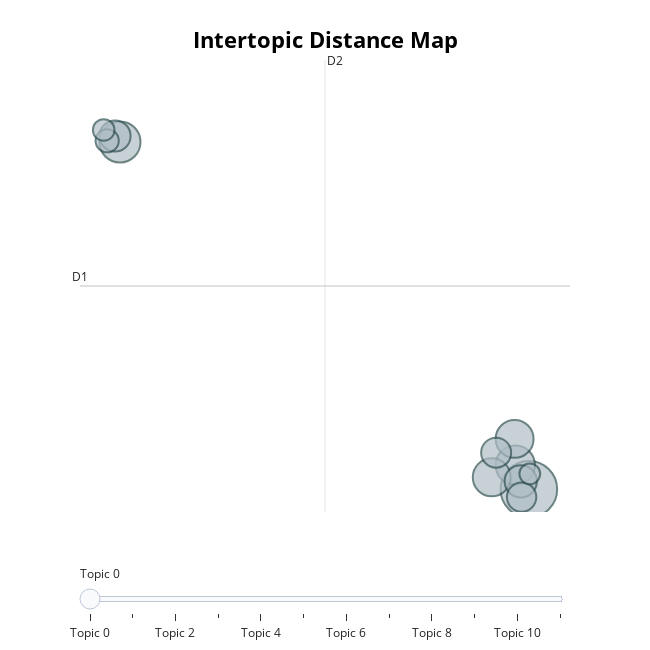

Write notebook code for a chart like this one.
### Code cell
topic_model.visualize_topics()

### Figure 1 — Plotly figure (JSON) as saved in the notebook; plotly's stock layout.template omitted (floating-point values rounded to 4 significant figures)
{"data": [{"customdata": [[0, "body | different | feeling | sense | outside", 89], [1, "relax | sleep | calm | asleep | fall", 47], [2, "touch | body | delay | body touch | hand", 43], [3, "body | body body | light | heavy | body body body", 40], [4, "color | pixel | different | difference | image", 40], [5, "forest | tree | setting | rock | stone", 29], [6, "focus | try | eye | distract | meditate", 27], [7, "nice | fine | good | fine nice | fun", 25], [8, "want | guy | follow | need | answer want want", 24], [9, "eye | close | open | eye close | eye open", 15], [10, "avatar | blink | sync | link | notice", 13], [11, "strange | strange strange | weird | funny | accept strange strange", 12]], "hovertemplate": "<b>Topic %{customdata[0]}</b><br>%{customdata[1]}<br>Size: %{customdata[2]}", "legendgroup": "", "marker": {"color": "#B0BEC5", "line": {"color": "DarkSlateGrey", "width": 2}, "size": [89, 47, 43, 40, 40, 29, 27, 25, 24, 15, 13, 12], "sizemode": "area", "sizeref": 0.05563, "symbol": "circle"}, "mode": "markers", "name": "", "orientation": "v", "showlegend": false, "type": "scatter", "x": [18.67, -9.911, 17.72, 17.67, 16.07, 18.1, -10.26, 16.38, 18.16, -10.8, -11.05, 18.73], "xaxis": "x", "y": [3.935, 16.69, 4.816, 5.782, 4.373, 4.225, 16.91, 5.276, 3.644, 16.73, 17.13, 4.499], "yaxis": "y"}], "layout": {"annotations": [{"showarrow": false, "text": "D1", "x": -12.7, "y": 11.4, "yshift": 10}, {"showarrow": false, "text": "D2", "x": 4.42, "xshift": 10, "y": 19.7}], "height": 650, "hoverlabel": {"bgcolor": "white", "font": {"family": "Rockwell", "size": 16}}, "legend": {"itemsizing": "constant", "tracegroupgap": 0}, "margin": {"t": 60}, "shapes": [{"line": {"color": "#CFD8DC", "width": 2}, "type": "line", "x0": 4.42, "x1": 4.42, "y0": 3.097, "y1": 19.7}, {"line": {"color": "#9E9E9E", "width": 2}, "type": "line", "x0": -12.7, "x1": 21.54, "y0": 11.4, "y1": 11.4}], "sliders": [{"active": 0, "pad": {"t": 50}, "steps": [{"args": [{"marker.color": [["red", "#B0BEC5", "#B0BEC5", "#B0BEC5", "#B0BEC5", "#B0BEC5", "#B0BEC5", "#B0BEC5", "#B0BEC5", "#B0BEC5", "#B0BEC5", "#B0BEC5"]]}], "label": "Topic 0", "method": "update"}, {"args": [{"marker.color": [["#B0BEC5", "red", "#B0BEC5", "#B0BEC5", "#B0BEC5", "#B0BEC5", "#B0BEC5", "#B0BEC5", "#B0BEC5", "#B0BEC5", "#B0BEC5", "#B0BEC5"]]}], "label": "Topic 1", "method": "update"}, {"args": [{"marker.color": [["#B0BEC5", "#B0BEC5", "red", "#B0BEC5", "#B0BEC5", "#B0BEC5", "#B0BEC5", "#B0BEC5", "#B0BEC5", "#B0BEC5", "#B0BEC5", "#B0BEC5"]]}], "label": "Topic 2", "method": "update"}, {"args": [{"marker.color": [["#B0BEC5", "#B0BEC5", "#B0BEC5", "red", "#B0BEC5", "#B0BEC5", "#B0BEC5", "#B0BEC5", "#B0BEC5", "#B0BEC5", "#B0BEC5", "#B0BEC5"]]}], "label": "Topic 3", "method": "update"}, {"args": [{"marker.color": [["#B0BEC5", "#B0BEC5", "#B0BEC5", "#B0BEC5", "red", "#B0BEC5", "#B0BEC5", "#B0BEC5", "#B0BEC5", "#B0BEC5", "#B0BEC5", "#B0BEC5"]]}], "label": "Topic 4", "method": "update"}, {"args": [{"marker.color": [["#B0BEC5", "#B0BEC5", "#B0BEC5", "#B0BEC5", "#B0BEC5", "red", "#B0BEC5", "#B0BEC5", "#B0BEC5", "#B0BEC5", "#B0BEC5", "#B0BEC5"]]}], "label": "Topic 5", "method": "update"}, {"args": [{"marker.color": [["#B0BEC5", "#B0BEC5", "#B0BEC5", "#B0BEC5", "#B0BEC5", "#B0BEC5", "red", "#B0BEC5", "#B0BEC5", "#B0BEC5", "#B0BEC5", "#B0BEC5"]]}], "label": "Topic 6", "method": "update"}, {"args": [{"marker.color": [["#B0BEC5", "#B0BEC5", "#B0BEC5", "#B0BEC5", "#B0BEC5", "#B0BEC5", "#B0BEC5", "red", "#B0BEC5", "#B0BEC5", "#B0BEC5", "#B0BEC5"]]}], "label": "Topic 7", "method": "update"}, {"args": [{"marker.color": [["#B0BEC5", "#B0BEC5", "#B0BEC5", "#B0BEC5", "#B0BEC5", "#B0BEC5", "#B0BEC5", "#B0BEC5", "red", "#B0BEC5", "#B0BEC5", "#B0BEC5"]]}], "label": "Topic 8", "method": "update"}, {"args": [{"marker.color": [["#B0BEC5", "#B0BEC5", "#B0BEC5", "#B0BEC5", "#B0BEC5", "#B0BEC5", "#B0BEC5", "#B0BEC5", "#B0BEC5", "red", "#B0BEC5", "#B0BEC5"]]}], "label": "Topic 9", "method": "update"}, {"args": [{"marker.color": [["#B0BEC5", "#B0BEC5", "#B0BEC5", "#B0BEC5", "#B0BEC5", "#B0BEC5", "#B0BEC5", "#B0BEC5", "#B0BEC5", "#B0BEC5", "red", "#B0BEC5"]]}], "label": "Topic 10", "method": "update"}, {"args": [{"marker.color": [["#B0BEC5", "#B0BEC5", "#B0BEC5", "#B0BEC5", "#B0BEC5", "#B0BEC5", "#B0BEC5", "#B0BEC5", "#B0BEC5", "#B0BEC5", "#B0BEC5", "red"]]}], "label": "Topic 11", "method": "update"}]}], "title": {"font": {"color": "Black", "size": 22}, "text": "<b>Intertopic Distance Map</b>", "x": 0.5, "xanchor": "center", "y": 0.95, "yanchor": "top"}, "width": 650, "xaxis": {"anchor": "y", "domain": [0, 1], "range": [-12.7, 21.54], "title": {"text": ""}, "visible": false}, "yaxis": {"anchor": "x", "domain": [0, 1], "range": [3.097, 19.7], "title": {"text": ""}, "visible": false}}}
